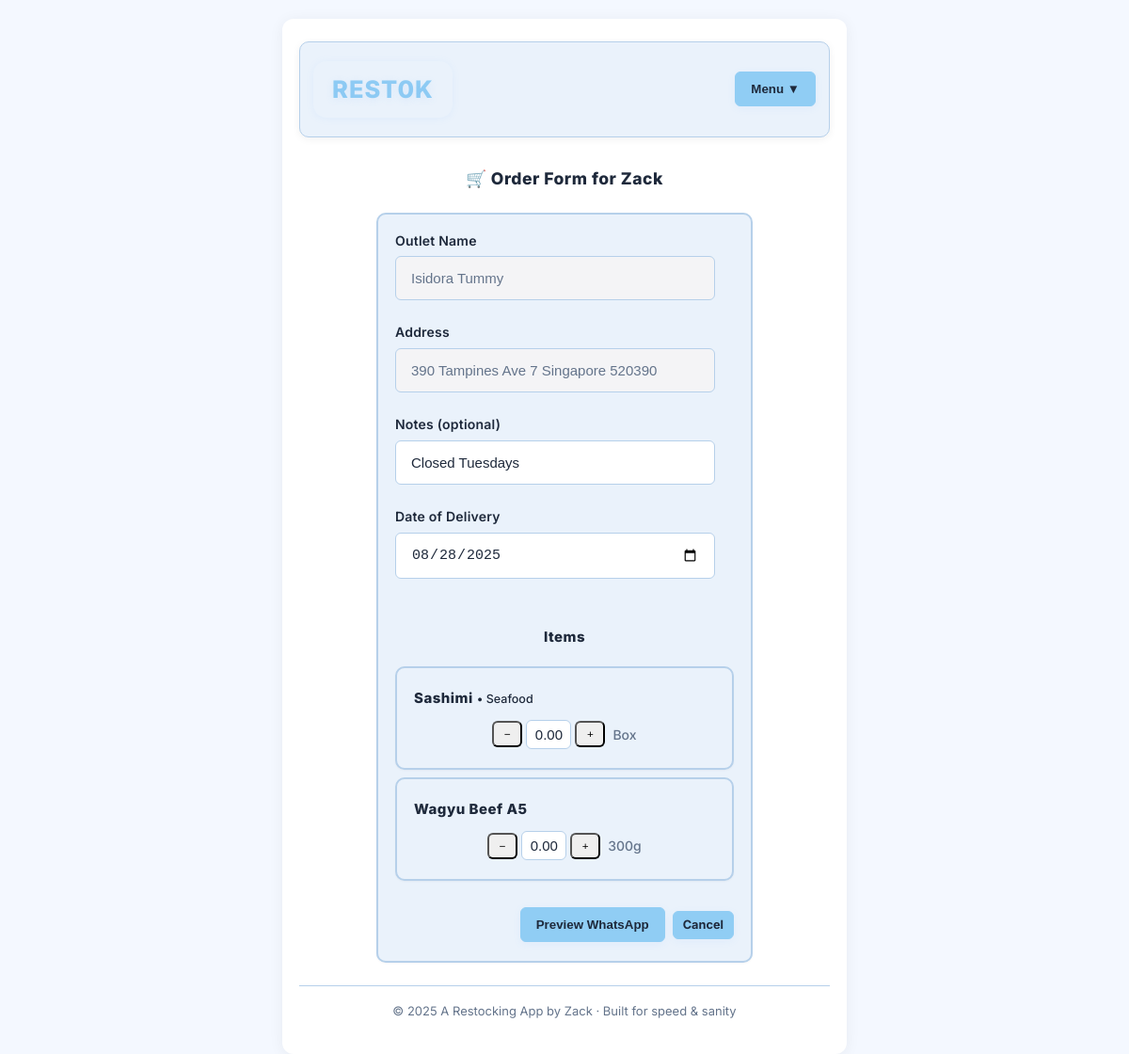
The page /suppliers/1/order on the database as committed earlier.
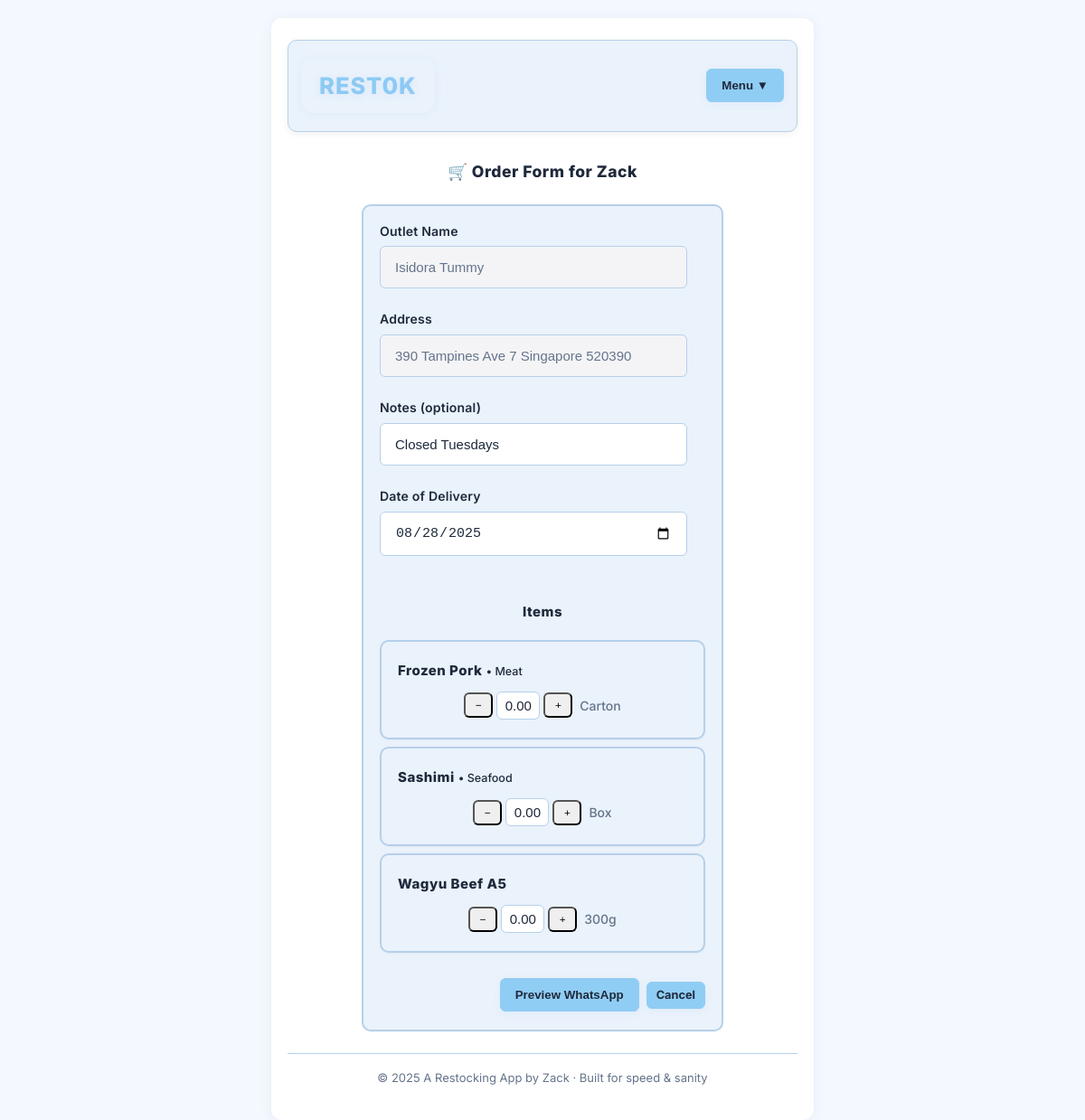
The same page on the database as committed later.
### models.py (models this page shows)
class Item(db.Model):
    __tablename__ = "items"
    id = db.Column(db.Integer, primary_key=True)
    supplier_id = db.Column(db.Integer, db.ForeignKey("suppliers.id"), nullable=False)
    name = db.Column(db.String(160), nullable=False)
    unit = db.Column(db.String(32), nullable=False)  # kg, pkt, carton, tin
    default_qty = db.Column(db.Float, nullable=False, default=1)
    item_type = db.Column(db.String(64), nullable=True)  # Dry, Frozen, Vegetables, etc.
    active = db.Column(db.Boolean, nullable=False, default=True)
    __table_args__ = (
        db.UniqueConstraint("supplier_id", "name", name="uq_item_per_supplier"),
    )

### app.py (the view)
    @app.get("/suppliers/<int:supplier_id>/order")
    def order_form(supplier_id):
        supplier = Supplier.query.get_or_404(supplier_id)
        items = Item.query.filter_by(supplier_id=supplier.id, active=True).order_by(Item.name.asc()).all()
        outlets = Outlet.query.order_by(Outlet.name.asc()).all()
        return render_template(
            "order_form.html",
            supplier=supplier,
            items=items,
            outlets=outlets,
            datetime=datetime,
            timedelta=timedelta
        )

### templates/order_form.html (shortened to what this page needs)
{% extends "base.html" %}
{% block content %}
<h3>🛒 Order Form for {{ supplier.name }}</h3>
<form method="post" action="{{ url_for('order_preview', supplier_id=supplier.id) }}" class="card grid"
  style="max-width:400px;">
  <div class="grid" style="margin-bottom:12px;">
    {% if outlets and outlets[0] %}
    <label class="form-label">
      <span>Outlet Name</span>
      <input name="outlet_name" value="{{ outlets[0].name }}" readonly class="input-wide" style="background:#f4f4f6;">
    </label>
    <label class="form-label">
      <span>Address</span>
      <input name="address" value="{{ outlets[0].address }}" readonly class="input-wide" style="background:#f4f4f6;">
    </label>
    <label class="form-label">
      <span>Notes (optional)</span>
      <input name="notes" value="{{ outlets[0].notes }}" placeholder="e.g. Deliver before 10am; use back door lift"
        class="input-wide">
    </label>
    {% else %}
    <div class="card" style="margin-bottom:12px; color:var(--muted);">No outlet details found. Please set up your outlet
      first.</div>
    {% endif %}
    <label class="form-label">
      <span>Date of Delivery</span>
      <input type="date" name="delivery_date" class="input-wide"
        value="{{ (datetime.utcnow() + timedelta(days=1)).strftime('%Y-%m-%d') }}">
    </label>
  </div>
  <h4>Items</h4>
  <div class="grid" style="gap:8px;">
    {% for it in items %}
    <div class="row card" style="align-items:center;">
      <div style="flex:1;">
        <strong>{{ it.name }}</strong>
        {% if it.item_type %}
        <small>• {{ it.item_type }}</small>
        {% endif %}
      </div>
      <div class="row" style="gap:2px;">
        <button type="button" class="btn-xsmall" aria-label="Decrease quantity" onclick="
            const qty=document.getElementById('qty_{{it.id}}');
            let step = parseFloat('{{ it.default_qty }}');
            let val = parseFloat(qty.value || '0');
            let newVal = Math.max(0, (Math.round((val - step) * 100) / 100));
            qty.value = newVal.toFixed(2);
          ">−</button>
        <input id="qty_{{it.id}}" name="qty_{{it.id}}" type="number" min="0" value="0.00" step="{{ it.default_qty }}"
          class="qty-input">
        <button type="button" class="btn-xsmall" aria-label="Increase quantity" onclick="
            const qty=document.getElementById('qty_{{it.id}}');
            let step = parseFloat('{{ it.default_qty }}');
            let val = parseFloat(qty.value || '0');
            let newVal = Math.round((val + step) * 100) / 100;
            qty.value = newVal.toFixed(2);
          ">+</button>
        <span style="margin-left:6px; color:var(--muted); font-size:14px;">{{ it.unit }}</span>
      </div>
    </div>
    {% else %}
    <div class="card">No items yet. Add some items first.</div>
    {% endfor %}
  </div>
  <div class="row" style="justify-content:flex-end; margin-top:16px; gap:8px;">
    <button type="submit" class="btn primary">Preview WhatsApp</button>
    <a href="{{ url_for('supplier_items', supplier_id=supplier.id) }}" class="btn btn-small btn-delete">Cancel</a>
  </div>
</form>
{% endblock %}

Rows that differ between the two databases and show on the page:
added Item: name "Frozen Pork", item_type "Meat", unit "Carton"
